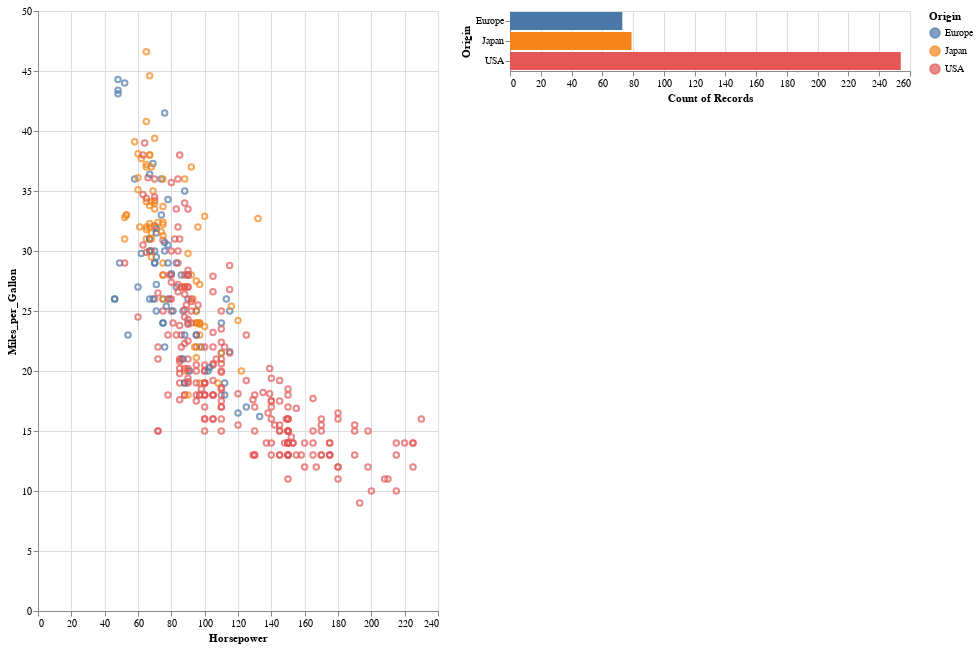

Notebook code for this chart:
### Markdown cell above
## Interactive charts

### Code cell
brush = alt.selection(type='interval')

#create top panel using mark_point()chart

points = alt.Chart(mycar).mark_point().encode(
    x='Horsepower:Q',
    y='Miles_per_Gallon:Q',
    color =alt.condition(brush,'Origin:N',alt.value('lightgrey'))
).properties(
    width=400,
    height=600
).add_selection(
    brush
)

points

bars = alt.Chart(mycar).mark_bar().encode(
    y='Origin:N',
    x='count(Origin):Q',
    color ='Origin:N'
).transform_filter(
    brush
)

alt.hconcat(points,bars,data=mycar)

### Figure 1 — Vega-Lite specification as saved in the notebook (floating-point values rounded to 4 significant figures; data arrays with more than 128 entries replaced by an {"elided": "..."} marker saying what was removed)
{"config": {"view": {"continuousWidth": 400, "continuousHeight": 300}}, "hconcat": [{"mark": "point", "encoding": {"color": {"condition": {"field": "Origin", "type": "nominal", "selection": "selector003"}, "value": "lightgrey"}, "x": {"field": "Horsepower", "type": "quantitative"}, "y": {"field": "Miles_per_Gallon", "type": "quantitative"}}, "height": 600, "selection": {"selector003": {"type": "interval"}}, "width": 400}, {"mark": "bar", "encoding": {"color": {"field": "Origin", "type": "nominal"}, "x": {"aggregate": "count", "field": "Origin", "type": "quantitative"}, "y": {"field": "Origin", "type": "nominal"}}, "transform": [{"filter": {"selection": "selector003"}}]}], "data": {"name": "data-f02450ab61490a1363517a0190416235"}, "$schema": "https://vega.github.io/schema/vega-lite/v4.17.0.json", "datasets": {"data-f02450ab61490a1363517a0190416235": {"elided": "406 records"}}}
